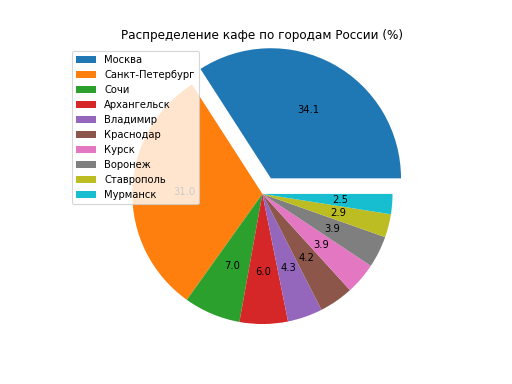

The script that saved this image:
#!/usr/bin/env python3
# vim: set ai et ts=4 sw=4:

import matplotlib as mpl
import matplotlib.pyplot as plt
import matplotlib.dates as mdates
import datetime as dt
import csv

data_names = ['Москва', 'Санкт-Петербург', 'Сочи', 'Архангельск',
              'Владимир', 'Краснодар', 'Курск', 'Воронеж',
              'Ставрополь', 'Мурманск']
data_values = [1076, 979, 222, 189, 137, 134, 124, 124, 91, 79]

dpi = 80
fig = plt.figure(dpi = dpi, figsize = (512 / dpi, 384 / dpi) )
mpl.rcParams.update({'font.size': 9})

plt.title('Распределение кафе по городам России (%)')

xs = range(len(data_names))

plt.pie(
    data_values, autopct='%.1f', radius = 1.1,
    explode = [0.15] + [0 for _ in range(len(data_names) - 1)] )
plt.legend(
    bbox_to_anchor = (-0.16, 0.45, 0.25, 0.25),
    loc = 'lower left', labels = data_names )
fig.savefig('pie.png')
